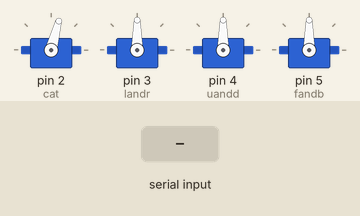
This sketch was run on a simulated Arduino Uno, built with avr-gcc and run on an emulated ATmega328P. Shown: 4 × servo. The test bench sets the inputs (shaded band).

Above: at 1.2 s.
1.3 s: byte 0 (0) received over Serial
At 1.87 s:
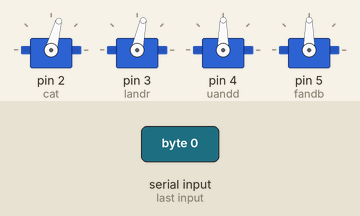
4.3 s: byte 7 (7) received over Serial
At 4.7 s:
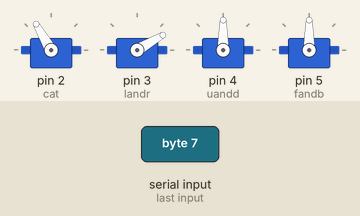
5.8 s: byte 4 (4) received over Serial
At 6.39 s:
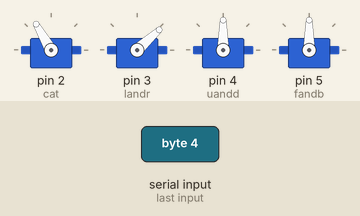
8.8 s: byte 2 (2) received over Serial
At 8.96 s:
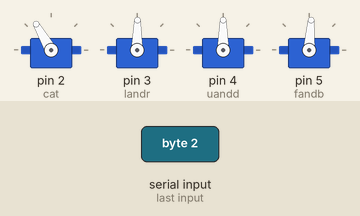
11.8 s: byte 9 (9) received over Serial
At 11.98 s:
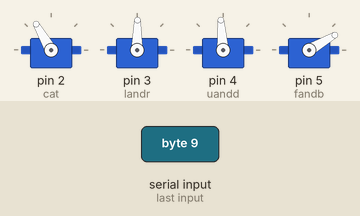
14.8 s: byte 6 (6) received over Serial
At 14.99 s:
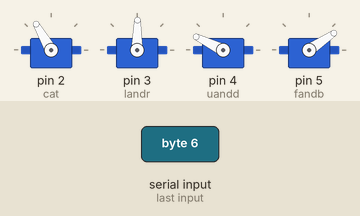
Timing chart, 0 to 20.8 s (numbered marks = the images above; inputs shaded):
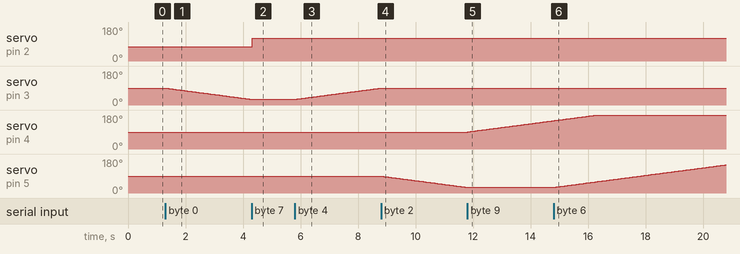

The sketch:

serialmearm.ino
```cpp
#include <Servo.h>                 //Servo include
Servo landr;
Servo fandb;
Servo cat;
Servo uandd;
int x= 90, y = 90 , up = 90;           //angle default
bool x_y[4]= {false,false,false,false};
bool u_d[2]= {false,false};
bool cats = false;

void setup() {
  // put your setup code here, to run once:

  cat.attach(2);                    //Servo pin D2
  landr.attach(3);                  //Servo pin D3
  uandd.attach(4);                 //Servo pin D4
  fandb.attach(5);                 //Servo pin D5
  Serial.begin(9600);              //Serial 9600
}

void loop() {
  // put your main code here, to run repeatedly:

  if(Serial.available()>0){
      int a = Serial.read();
      if(a == 7)  cats = !cats;
      if(a == 0){
        //x -= 5;
        x_y[0] = true;
        x_y[1] = false;
        x_y[2] = false;
        x_y[3] = false;
      }else if(a == 4){
        //x += 5;
        x_y[0] = false;
        x_y[1] = true;
        x_y[2] = false;
        x_y[3] = false;
      }else if(a == 2){
        //y -= 5;
        x_y[0] = false;
        x_y[1] = false;
        x_y[2] = true;
        x_y[3] = false;
      }else if(a == 6){
        //y += 5;
        x_y[0] = false;
        x_y[1] = false;
        x_y[2] = false;
        x_y[3] = true;
      }else
      {
        x_y[0] = false;
        x_y[1] = false;
        x_y[2] = false;
        x_y[3] = false;
      }


      if(a == 9){
        u_d[0] = true;
        u_d[1] = false;
      }else if(a == 10){
        u_d[0] = false;
        u_d[1] = false;
      }else if(a == 11){
        u_d[0] = false;
        u_d[1] = true;
      }
  }

  if(x_y[0] && x > 0)  x -= 1;
  if(x_y[1] && x < 180) x += 1;
  if(x_y[2] && y <= 180) y -= 1;
  if(x_y[3] && y >= 0) y += 1;

  if(cats){
    cat.write(120);

  }
  else if(!cats){
    cat.write(75);
  }

  if(u_d[1] && up > 0 ) up -= 1;
  if(u_d[0] && up < 180) up += 1;

  landr.write(x);
  fandb.write(y);
  uandd.write(up);
  delay(50);
}
```

Measured:
- after the input at 1.3 s, servo on pin 3 (landr): moves from 90° to 30° over 3.0 s, starting at once
- after the input at 4.3 s, servo on pin 2 (cat): 75° → 120° at once; servo on pin 3 (landr): stays 30° (without the input it goes to 29° after 0.03 s)
- after the input at 5.8 s, servo on pin 3 (landr): moves from 30° to 89° over 2.9 s, starting at once
- after the input at 8.8 s, servo on pin 3 (landr): stays 89° (without the input it goes to 90° after 0.00 s); servo on pin 5 (fandb): moves from 90° to 30° over 3.0 s, starting at once
- after the input at 11.8 s, servo on pin 4 (uandd): moves from 90° to 150° over 3.0 s, starting at once; servo on pin 5 (fandb): stays 30° (without the input it goes to 29° after 0.02 s)
- after the input at 14.8 s, servo on pin 5 (fandb): moves from 30° to 149° over 5.9 s, starting at once
